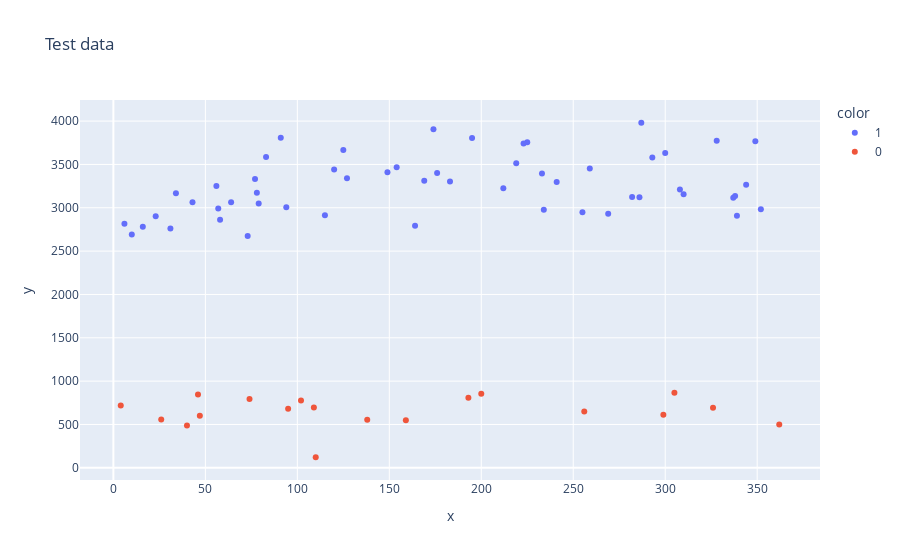

The code cell stored with this chart in its notebook:
### Code cell
# expected view
fig = px.scatter(x = test.days, y = test["count"], color=test.label.astype(str),
                 title="Test data")


fig.show()

### Figure 1 — Plotly figure (JSON) as saved in the notebook; plotly's stock layout.template omitted (floating-point values rounded to 4 significant figures)
{"data": [{"hovertemplate": "color=1<br>x=%{x}<br>y=%{y}<extra></extra>", "legendgroup": "1", "marker": {"color": "#636efa", "symbol": "circle"}, "mode": "markers", "name": "1", "orientation": "v", "showlegend": true, "type": "scatter", "x": [164, 34, 16, 308, 58, 183, 77, 120, 269, 127, 259, 233, 56, 225, 328, 10, 73, 287, 339, 195, 219, 169, 149, 43, 352, 154, 115, 64, 23, 300, 174, 241, 310, 31, 293, 349, 91, 57, 6, 234, 282, 212, 176, 337, 94, 286, 78, 338, 255, 79, 223, 125, 83, 344], "xaxis": "x", "y": [2793, 3169, 2782, 3210, 2863, 3302, 3332, 3441, 2930, 3342, 3454, 3395, 3252, 3757, 3772, 2693, 2675, 3981, 2908, 3806, 3515, 3312, 3409, 3065, 2984, 3469, 2913, 3064, 2901, 3631, 3905, 3297, 3155, 2762, 3581, 3768, 3807, 2991, 2816, 2976, 3125, 3224, 3400, 3117, 3006, 3122, 3174, 3136, 2949, 3050, 3742, 3666, 3587, 3267], "yaxis": "y"}, {"hovertemplate": "color=0<br>x=%{x}<br>y=%{y}<extra></extra>", "legendgroup": "0", "marker": {"color": "#EF553B", "symbol": "circle"}, "mode": "markers", "name": "0", "orientation": "v", "showlegend": true, "type": "scatter", "x": [40, 138, 200, 256, 102, 193, 362, 26, 109, 110, 46, 159, 4, 47, 326, 74, 299, 95, 305], "xaxis": "x", "y": [488, 554, 856, 651, 776, 807, 500, 558, 697, 122, 845, 550, 718, 602, 692, 795, 613, 681, 867], "yaxis": "y"}], "layout": {"legend": {"title": {"text": "color"}, "tracegroupgap": 0}, "title": {"text": "Test data"}, "xaxis": {"anchor": "y", "domain": [0, 1], "title": {"text": "x"}}, "yaxis": {"anchor": "x", "domain": [0, 1], "title": {"text": "y"}}}}
